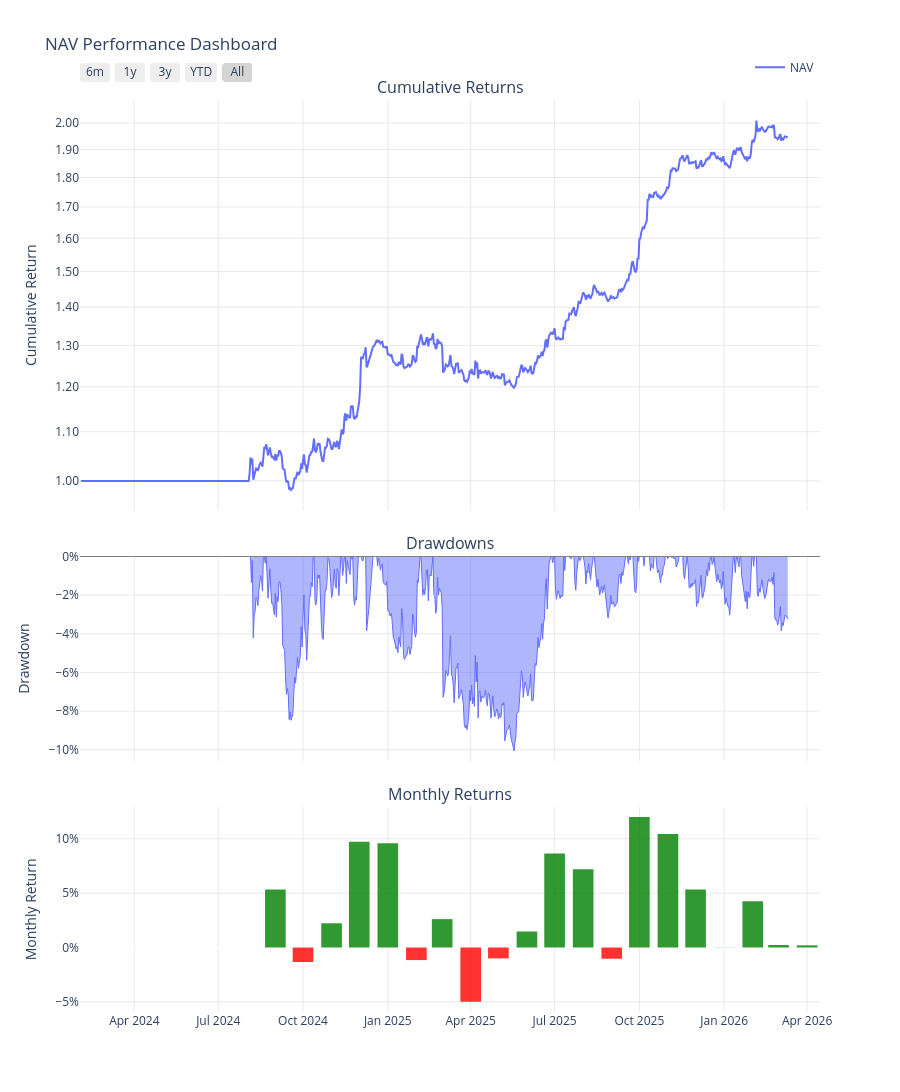

Write notebook code for a chart like this one.
### Code cell
top = get_latest_market_cap()
hl = get_hl_coins()
universe, symbol_index = get_hyperliquid_trading_universe(top, hl)
# symbol_index = {universe[k]:k for k in range(len(universe))}
# Get pricing and add to intent
conn = duckdb.connect(db_path)
hyperliquid_prices = get_ohlcv(conn)
latest_view = pd.read_csv('data/snapshots/mids.csv', index_col=0)
prices, returns_adj = get_final_pricing(hyperliquid_prices,universe,latest_view)
config = StrategyConfig
ewmac_forecast = ewmac(returns_adj, config.ewmac_fast)
breakout_forecast = breakout(prices, config.breakout_window)
bollinger_forecast = scaled_bollinger(prices, param=config.bollinger_window, scalar=1)
mu = np.mean([bollinger_forecast, ewmac_forecast, breakout_forecast], axis=0)
vo = prices.pct_change().ewm(com=config.vo_window, min_periods=20).std().values
cor = returns_adj.ewm(com=config.correlation, min_periods=config.correlation).corr()
portfolio = run_backtest(prices, mu, vo, cor, config)
portfolio.snapshot()

### Figure 1 — Plotly figure (JSON) as saved in the notebook; plotly's stock layout.template omitted (floating-point values rounded to 4 significant figures; data arrays with more than 128 entries replaced by an {"elided": "..."} marker saying what was removed)
{"data": [{"hovertemplate": "<b>%{x|%b %Y}</b><br>NAV: %{y:.2f}x", "legendgroup": "NAV", "line": {"color": "#636EFA", "width": 2}, "mode": "lines", "name": "NAV", "showlegend": true, "type": "scatter", "x": {"elided": "769 str values"}, "xaxis": "x", "y": {"elided": "769 float values"}, "yaxis": "y"}, {"fill": "tozeroy", "fillcolor": "rgba(99, 110, 250, 0.5)", "hovertemplate": "NAV Drawdown: %{y:.2%}", "legendgroup": "NAV", "line": {"color": "#636EFA", "width": 1}, "mode": "lines", "name": "NAV", "showlegend": false, "type": "scatter", "x": {"elided": "769 str values"}, "xaxis": "x2", "y": {"elided": "769 float values"}, "yaxis": "y2"}, {"hovertemplate": "NAV Monthly Return: %{y:.2%}", "legendgroup": "NAV", "marker": {"color": ["red", "red", "red", "red", "red", "red", "green", "red", "green", "green", "green", "red", "green", "red", "red", "green", "green", "green", "red", "green", "green", "green", "green", "green", "green", "green"], "line": {"width": 0}}, "name": "NAV", "opacity": 0.8, "showlegend": false, "type": "bar", "x": ["2024-03-01T00:00:00.000000", "2024-04-01T00:00:00.000000", "2024-05-01T00:00:00.000000", "2024-06-01T00:00:00.000000", "2024-07-01T00:00:00.000000", "2024-08-01T00:00:00.000000", "2024-09-01T00:00:00.000000", "2024-10-01T00:00:00.000000", "2024-11-01T00:00:00.000000", "2024-12-01T00:00:00.000000", "2025-01-01T00:00:00.000000", "2025-02-01T00:00:00.000000", "2025-03-01T00:00:00.000000", "2025-04-01T00:00:00.000000", "2025-05-01T00:00:00.000000", "2025-06-01T00:00:00.000000", "2025-07-01T00:00:00.000000", "2025-08-01T00:00:00.000000", "2025-09-01T00:00:00.000000", "2025-10-01T00:00:00.000000", "2025-11-01T00:00:00.000000", "2025-12-01T00:00:00.000000", "2026-01-01T00:00:00.000000", "2026-02-01T00:00:00.000000", "2026-03-01T00:00:00.000000", "2026-04-01T00:00:00.000000"], "xaxis": "x3", "y": [0.0, 0.0, 0.0, 0.0, 0.0, 0.0, 0.05345, -0.01336, 0.0223, 0.09726, 0.09597, -0.01156, 0.02611, -0.0499, -0.01003, 0.01473, 0.08653, 0.07193, -0.01034, 0.12, 0.1044, 0.05334, 0.0001251, 0.04248, 0.002298, 0.001999], "yaxis": "y3"}], "layout": {"annotations": [{"font": {"size": 16}, "showarrow": false, "text": "Cumulative Returns", "x": 0.5, "xanchor": "center", "xref": "paper", "y": 1, "yanchor": "bottom", "yref": "paper"}, {"font": {"size": 16}, "showarrow": false, "text": "Drawdowns", "x": 0.5, "xanchor": "center", "xref": "paper", "y": 0.5, "yanchor": "bottom", "yref": "paper"}, {"font": {"size": 16}, "showarrow": false, "text": "Monthly Returns", "x": 0.5, "xanchor": "center", "xref": "paper", "y": 0.225, "yanchor": "bottom", "yref": "paper"}], "height": 1200, "hovermode": "x unified", "legend": {"orientation": "h", "x": 1, "xanchor": "right", "y": 1.02, "yanchor": "bottom"}, "plot_bgcolor": "white", "shapes": [{"line": {"color": "gray", "width": 1}, "type": "line", "x0": 0, "x1": 1, "xref": "x2 domain", "y0": 0, "y1": 0, "yref": "y2"}], "title": {"text": "NAV Performance Dashboard"}, "xaxis": {"anchor": "y", "domain": [0, 1], "gridcolor": "lightgrey", "gridwidth": 0.5, "matches": "x3", "rangeselector": {"buttons": [{"count": 6, "label": "6m", "step": "month", "stepmode": "backward"}, {"count": 1, "label": "1y", "step": "year", "stepmode": "backward"}, {"count": 3, "label": "3y", "step": "year", "stepmode": "backward"}, {"label": "YTD", "step": "year", "stepmode": "todate"}, {"label": "All", "step": "all"}]}, "rangeslider": {"visible": false}, "showgrid": true, "showticklabels": false, "type": "date"}, "xaxis2": {"anchor": "y2", "domain": [0, 1], "gridcolor": "lightgrey", "gridwidth": 0.5, "matches": "x3", "showgrid": true, "showticklabels": false}, "xaxis3": {"anchor": "y3", "domain": [0, 1], "gridcolor": "lightgrey", "gridwidth": 0.5, "showgrid": true}, "yaxis": {"anchor": "x", "domain": [0.55, 1], "gridcolor": "lightgrey", "gridwidth": 0.5, "showgrid": true, "tickformat": ".2f", "title": {"text": "Cumulative Return"}, "type": "log"}, "yaxis2": {"anchor": "x2", "domain": [0.275, 0.5], "gridcolor": "lightgrey", "gridwidth": 0.5, "showgrid": true, "tickformat": ".0%", "title": {"text": "Drawdown"}}, "yaxis3": {"anchor": "x3", "domain": [0, 0.225], "gridcolor": "lightgrey", "gridwidth": 0.5, "showgrid": true, "tickformat": ".0%", "title": {"text": "Monthly Return"}}}}
